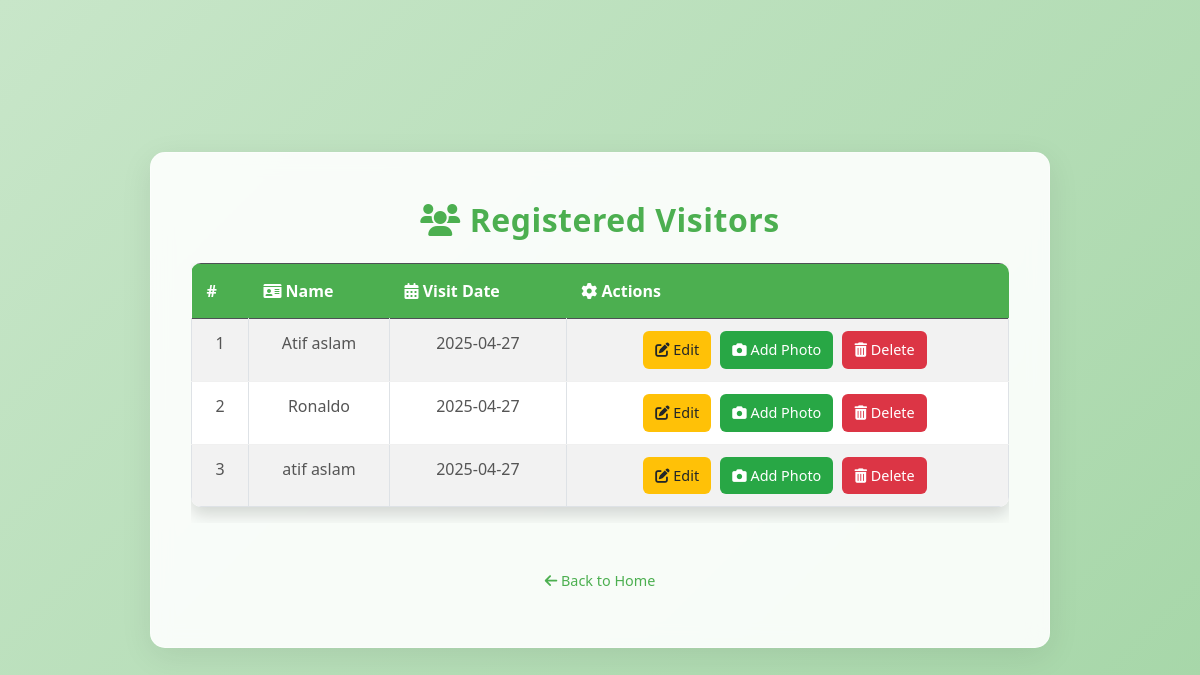
Before: /visitors (signed in) with the older database file.
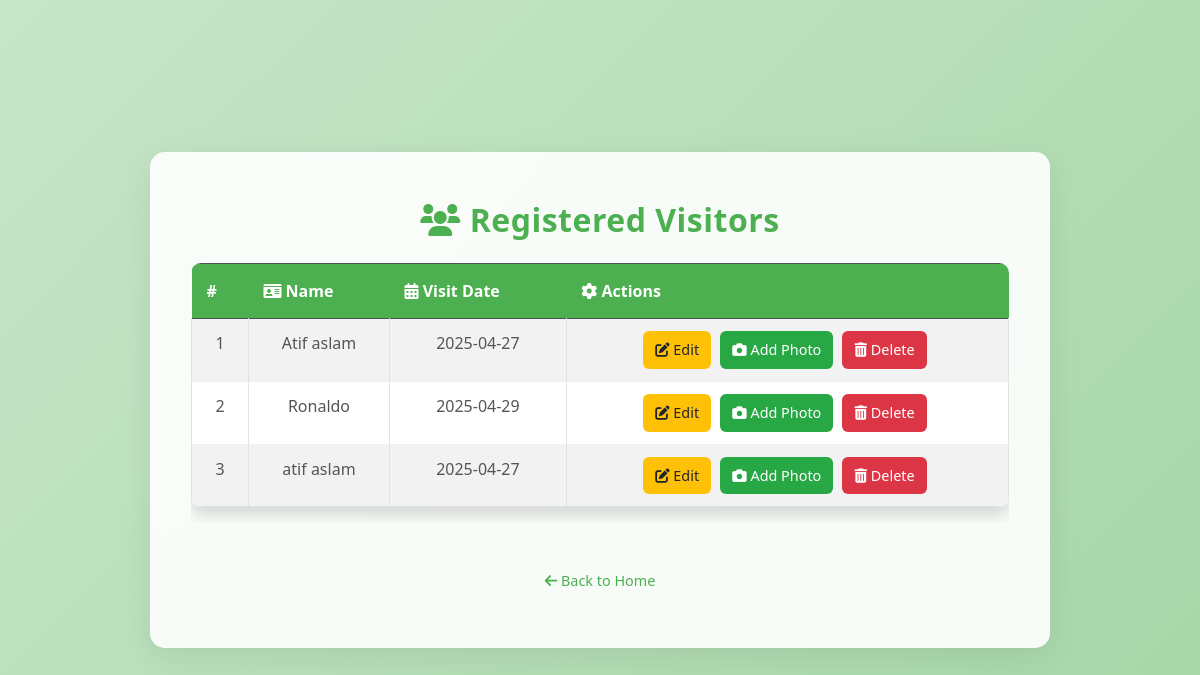
After: the same page with the newer database file.
### tables this page shows
CREATE TABLE visitors (
            id INTEGER PRIMARY KEY AUTOINCREMENT,
            name TEXT,
            visit_date TEXT,
            encoding BLOB
        );

### app.py (the view)
@app.route('/visitors')
def visitors():
    if not session.get('admin_logged_in'):
        return redirect(url_for('login'))
    conn = sqlite3.connect(DATABASE)
    c = conn.cursor()
    c.execute("SELECT id, name, visit_date FROM visitors")
    visitors = c.fetchall()
    conn.close()
    unique_visitors = {}
    for visitor in visitors:
        visitor_id, name, visit_date = visitor
        if name not in unique_visitors:
            unique_visitors[name] = {
                'id': visitor_id,
                'name': name,
                'visit_date': visit_date
            }
    return render_template('visitors.html', visitors=unique_visitors.values())

### templates/visitors.html (shortened to what this page needs)
<!DOCTYPE html>
<html lang="en">
<head>
    <link href="https://cdn.jsdelivr.net/npm/bootstrap@5.3.2/dist/css/bootstrap.min.css" rel="stylesheet">
    <link rel="stylesheet" href="https://cdnjs.cloudflare.com/ajax/libs/font-awesome/6.0.0-beta3/css/all.min.css">
</head>
<body class="bg-light">
    <div class="container py-5">
        <h2 class="mb-4"><i class="fas fa-users"></i> Registered Visitors</h2>
        <div class="table-responsive">
            <table class="table table-bordered table-striped bg-white shadow">
                <thead class="table-dark">
                    <tr>
                        <th>#</th>
                        <th><i class="fas fa-id-card"></i> Name</th>
                        <th><i class="fas fa-calendar-alt"></i> Visit Date</th>
                        <th><i class="fas fa-cog"></i> Actions</th>
                    </tr>
                </thead>
                <tbody>
                    {% for visitor in visitors %}
                    <tr>
                        <td>{{ loop.index }}</td>
                        <td>{{ visitor.name }}</td>
                        <td>{{ visitor.visit_date }}</td>
                        <td>
                            <a href="/edit/{{ visitor.id }}" class="btn btn-sm btn-warning"><i class="fas fa-edit"></i> Edit</a>
                            <a href="/add-photo/{{ visitor.id }}" class="btn btn-sm btn-success"><i class="fas fa-camera"></i> Add Photo</a>
                            <form action="/delete/{{ visitor.id }}" method="POST" style="display:inline-block;" onsubmit="return confirm('Are you sure you want to delete this visitor?');">
                                <button type="submit" class="btn btn-sm btn-danger"><i class="fas fa-trash-alt"></i> Delete</button>
                            </form>
                        </td>
                    </tr>
                    {% endfor %}
                </tbody>
            </table>
        </div>
        <a href="/" class="btn btn-link"><i class="fas fa-arrow-left"></i> Back to Home</a>
    </div>
</body>
</html>

Changed rows visible on the page:
changed visitors "Ronaldo": visit_date "2025-04-27" → "2025-04-29"
